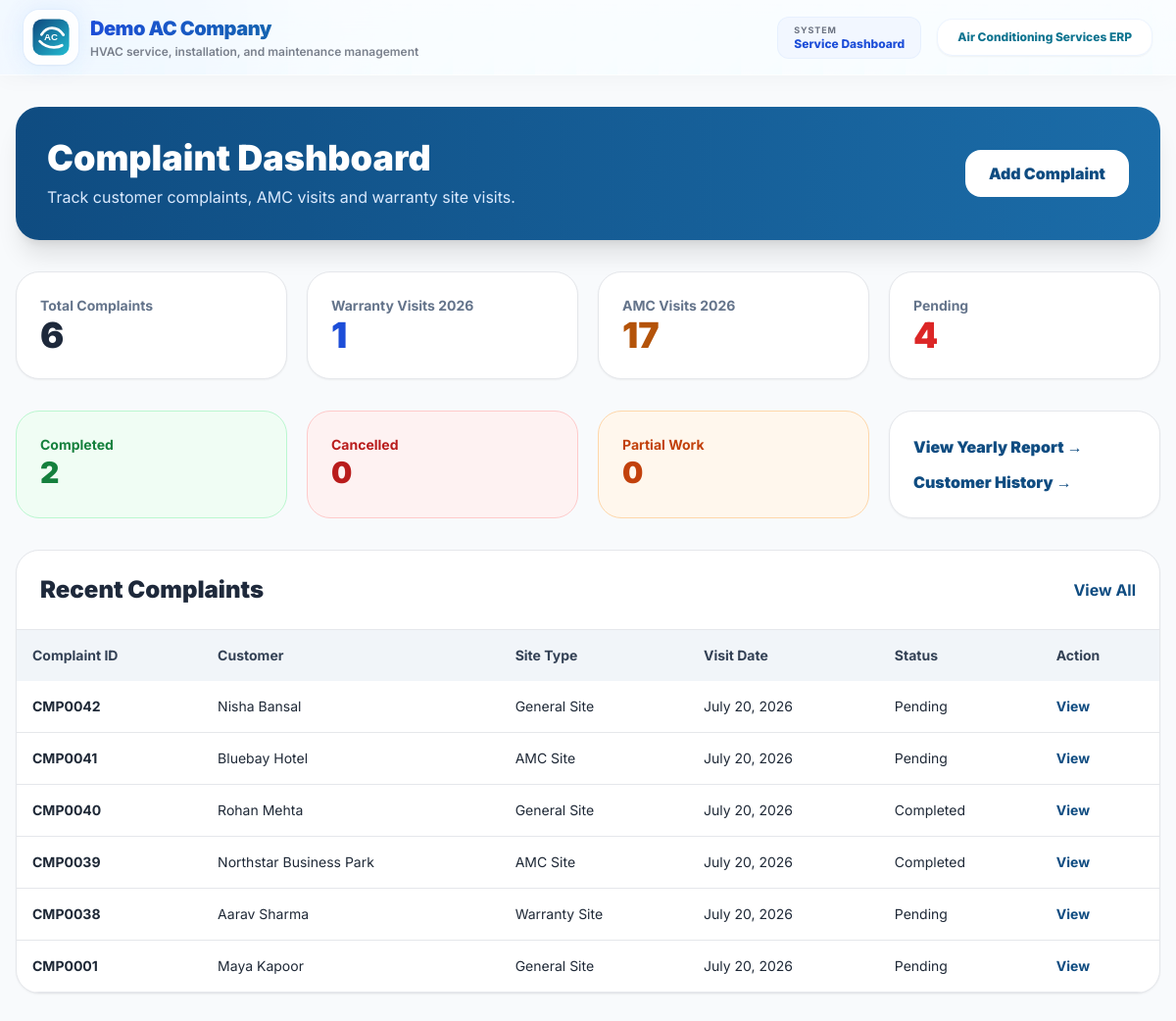
Screenshot of /complaints/ with the database file from the repository.
### complaints/models.py (models this page shows, shortened)
class CustomerComplaint(models.Model):
    SITE_TYPE_CHOICES = (
        ("WARRANTY", "Warranty Site"),
        ("AMC", "AMC Site"),
        ("GENERAL", "General Site"),
    )
    STATUS_CHOICES = (
        ("PENDING", "Pending"),
        ("COMPLETED", "Completed"),
        ("CANCELLED", "Cancelled"),
        ("PARTIAL", "Partial Work"),
    )
    complaint_id = models.CharField(
        max_length=20,
        unique=True,
        blank=True
    )
    customer = models.ForeignKey(
        Customer,
        on_delete=models.CASCADE,
        related_name="complaints"
    )
    site_type = models.CharField(
        max_length=20,
        choices=SITE_TYPE_CHOICES,
        default="GENERAL"
    )
    visit_date = models.DateField(
        default=timezone.localdate
    )
    no_of_technicians = models.PositiveIntegerField(
        default=1
    )
    complaint_title = models.CharField(
        max_length=200
    )
    complaint_description = models.TextField(
        blank=True,
        null=True
    )
    work_done = models.TextField(
        blank=True,
        null=True
    )
    status = models.CharField(
        max_length=20,
        choices=STATUS_CHOICES,
        default="PENDING"
    )
    remarks = models.TextField(
        blank=True,
        null=True
    )
    created_at = models.DateTimeField(auto_now_add=True)
    updated_at = models.DateTimeField(auto_now=True)
    class Meta:
        ordering = ["-visit_date", "-id"]

### customers/models.py (models this page shows, shortened)
class Customer(models.Model):
    CUSTOMER_CATEGORY_CHOICES = (
        ("GENERAL", "General Customer"),
        ("WARRANTY", "Warranty Customer"),
        ("AMC", "AMC Customer"),
    )
    customer_id = models.CharField(max_length=20, unique=True, blank=True)
    customer_category = models.CharField(
        max_length=20,
        choices=CUSTOMER_CATEGORY_CHOICES,
        default="GENERAL"
    )
    customer_name = models.CharField(max_length=200)
    company_name = models.CharField(max_length=200, blank=True, null=True)
    phone_number = models.CharField(max_length=15)
    whatsapp_number = models.CharField(max_length=15, blank=True, null=True)
    email = models.EmailField(blank=True, null=True)
    gst_number = models.CharField(max_length=30, blank=True, null=True)
    address = models.TextField(blank=True, null=True)
    landmark = models.CharField(max_length=200, blank=True, null=True)
    city = models.CharField(max_length=100, blank=True, null=True)
    state = models.CharField(max_length=100, blank=True, null=True)
    pincode = models.CharField(max_length=10, blank=True, null=True)
    remarks = models.TextField(blank=True, null=True)
    warranty_start_date = models.DateField(blank=True, null=True)
    warranty_end_date = models.DateField(blank=True, null=True)
    amc_start_date = models.DateField(blank=True, null=True)
    amc_end_date = models.DateField(blank=True, null=True)
    is_active = models.BooleanField(default=True)
    created_by = models.ForeignKey(
        User,
        on_delete=models.SET_NULL,
        blank=True,
        null=True,
        related_name="created_customers"
    )
    created_at = models.DateTimeField(auto_now_add=True)
    updated_at = models.DateTimeField(auto_now=True)
    class Meta:
        ordering = ["-id"]

### complaints/views.py (the view)
# urls.py: path("", views.complaint_dashboard, name="complaint_dashboard"),
def complaint_dashboard(request):
    current_year = timezone.localdate().year
    total_complaints = CustomerComplaint.objects.count()
    completed_visits = [
        visit
        for customer in Customer.objects.all()
        for visit in _customer_visit_history(customer)
        if visit["date"].year == current_year
    ]
    warranty_visits_year = sum(
        "Warranty" in visit["type"] for visit in completed_visits
    )
    amc_visits_year = sum(
        "AMC" in visit["type"] for visit in completed_visits
    )
    completed_count = CustomerComplaint.objects.filter(
        status="COMPLETED"
    ).count()
    pending_count = CustomerComplaint.objects.filter(
        status="PENDING"
    ).count()
    partial_count = CustomerComplaint.objects.filter(
        status="PARTIAL"
    ).count()
    cancelled_count = CustomerComplaint.objects.filter(
        status="CANCELLED"
    ).count()
    recent_complaints = CustomerComplaint.objects.select_related(
        "customer"
    ).order_by("-id")[:10]
    context = {
        "current_year": current_year,
        "total_complaints": total_complaints,
        "warranty_visits_year": warranty_visits_year,
        "amc_visits_year": amc_visits_year,
        "completed_count": completed_count,
        "pending_count": pending_count,
        "partial_count": partial_count,
        "cancelled_count": cancelled_count,
        "recent_complaints": recent_complaints,
    }
    return render(request, "complaints/complaint_dashboard.html", context)

### puriaccooling/context_processors.py (called while the page is built)
def branding(request):
    return {"BRAND": APP_BRANDING}

### templates/complaints/complaint_dashboard.html (shortened to what this page needs)
{% extends 'base.html' %}
{% block content %}
<div class="min-h-screen bg-slate-50 px-4 py-8">
    <div class="max-w-7xl mx-auto">
        <div class="bg-gradient-to-r from-[#0F4C81] to-[#1B6CA8] rounded-3xl p-8 shadow-xl mb-8">
            <div class="flex justify-between items-center">
                <div>
                    <h1 class="text-4xl font-black text-white">
                        Complaint Dashboard
                    </h1>
                    <p class="text-blue-100 mt-2">
                        Track customer complaints, AMC visits and warranty site visits.
                    </p>
                </div>
                <a href="{% url 'add_complaint' %}"
                   class="bg-white text-[#0F4C81] px-6 py-3 rounded-2xl font-black">
                    Add Complaint
                </a>
            </div>
        </div>
        <div class="grid grid-cols-1 md:grid-cols-4 gap-5 mb-8">
            <div class="bg-white p-6 rounded-3xl border shadow-sm">
                <p class="text-sm text-slate-500 font-bold">Total Complaints</p>
                <h2 class="text-4xl font-black text-slate-800">{{ total_complaints }}</h2>
            </div>
            <div class="bg-white p-6 rounded-3xl border shadow-sm">
                <p class="text-sm text-slate-500 font-bold">Warranty Visits {{ current_year }}</p>
                <h2 class="text-4xl font-black text-blue-700">{{ warranty_visits_year }}</h2>
            </div>
            <div class="bg-white p-6 rounded-3xl border shadow-sm">
                <p class="text-sm text-slate-500 font-bold">AMC Visits {{ current_year }}</p>
                <h2 class="text-4xl font-black text-amber-700">{{ amc_visits_year }}</h2>
            </div>
            <div class="bg-white p-6 rounded-3xl border shadow-sm">
                <p class="text-sm text-slate-500 font-bold">Pending</p>
                <h2 class="text-4xl font-black text-red-600">{{ pending_count }}</h2>
            </div>
        </div>
        <div class="grid grid-cols-1 md:grid-cols-4 gap-5 mb-8">
            <div class="bg-green-50 p-6 rounded-3xl border border-green-200">
                <p class="text-sm text-green-700 font-bold">Completed</p>
                <h2 class="text-3xl font-black text-green-700">{{ completed_count }}</h2>
            </div>
            <div class="bg-red-50 p-6 rounded-3xl border border-red-200">
                <p class="text-sm text-red-700 font-bold">Cancelled</p>
                <h2 class="text-3xl font-black text-red-700">{{ cancelled_count }}</h2>
            </div>
            <div class="bg-orange-50 p-6 rounded-3xl border border-orange-200">
                <p class="text-sm text-orange-700 font-bold">Partial Work</p>
                <h2 class="text-3xl font-black text-orange-700">{{ partial_count }}</h2>
            </div>
            <div class="bg-white p-6 rounded-3xl border shadow-sm">
                <a href="{% url 'yearly_visit_report' %}"
                   class="text-[#0F4C81] font-black">
                    View Yearly Report →
                </a>
                <a href="{% url 'customer_service_history_report' %}"
                   class="block mt-3 text-[#0F4C81] font-black">
                    Customer History →
                </a>
            </div>
        </div>
        <div class="bg-white rounded-3xl border shadow-sm overflow-hidden">
            <div class="p-6 border-b flex justify-between items-center">
                <h2 class="text-2xl font-black text-slate-800">
                    Recent Complaints
                </h2>
                <a href="{% url 'complaint_list' %}" class="text-[#0F4C81] font-bold">
                    View All
                </a>
            </div>
            <div class="overflow-x-auto">
                <table class="w-full text-sm">
                    <thead class="bg-slate-100 text-slate-700">
                        <tr>
                            <th class="p-4 text-left">Complaint ID</th>
                            <th class="p-4 text-left">Customer</th>
                            <th class="p-4 text-left">Site Type</th>
                            <th class="p-4 text-left">Visit Date</th>
                            <th class="p-4 text-left">Status</th>
                            <th class="p-4 text-left">Action</th>
                        </tr>
                    </thead>
                    <tbody>
                        {% for complaint in recent_complaints %}
                        <tr class="border-b">
                            <td class="p-4 font-bold">{{ complaint.complaint_id }}</td>
                            <td class="p-4">{{ complaint.customer.customer_name }}</td>
                            <td class="p-4">{{ complaint.get_site_type_display }}</td>
                            <td class="p-4">{{ complaint.visit_date }}</td>
                            <td class="p-4">{{ complaint.get_status_display }}</td>
                            <td class="p-4">
                                <a href="{% url 'complaint_detail' complaint.id %}"
                                   class="text-[#0F4C81] font-bold">
                                    View
                                </a>
                            </td>
                        </tr>
                        {% empty %}
                        <tr>
                            <td colspan="6" class="p-6 text-center text-slate-500">
                                No complaints found.
                            </td>
                        </tr>
                        {% endfor %}
                    </tbody>
                </table>
            </div>
        </div>
    </div>
</div>
{% endblock %}

### templates/base.html (shortened to what this page needs)
{% load static %}
<!DOCTYPE html>
<html lang="en">
<head>
    <script src="https://cdn.tailwindcss.com"></script>
</head>
<body class="min-h-screen bg-gradient-to-br from-sky-50 via-blue-50 to-cyan-100 text-gray-800 soft-grid overflow-x-hidden flex flex-col">
    <div class="fixed inset-0 -z-10 overflow-hidden pointer-events-none">
    </div>
    <nav class="sticky top-0 z-50 border-b border-white/70 bg-white/70 backdrop-blur-xl shadow-[0_4px_20px_rgb(0,0,0,0.03)] transition-all duration-300">
        <div class="max-w-[95rem] mx-auto px-4 md:px-6 py-2.5">
            <div class="flex items-center justify-between gap-4">
                <a href="{% url 'dashboard' %}" class="flex items-center gap-3 min-w-0 group cursor-pointer">
                    <div class="relative transition-transform duration-300 ease-in-out group-hover:scale-105">
                        <div class="relative bg-white/90 rounded-2xl shadow-sm p-1.5 ring-1 ring-blue-100/50 backdrop-blur-sm">
                            <img
                                src="{% static 'images/demo_logo.svg' %}"
                                alt="Company Logo"
                                class="w-10 h-10 md:w-11 md:h-11 object-cover rounded-xl"
                            >
                        </div>
                    </div>
                    <div class="min-w-0 transition-transform duration-300 group-hover:translate-x-1">
                        <h1 class="text-lg md:text-xl font-black text-transparent bg-clip-text bg-gradient-to-r from-blue-700 to-cyan-700 tracking-tight truncate">
                        </h1>
                        <p class="text-[10px] md:text-xs text-gray-500/90 font-semibold mt-0.5 truncate">
                            {{ BRAND.TAGLINE }}
                        </p>
                    </div>
                </a>
                <div class="hidden lg:flex items-center gap-4">
                    <div class="px-4 py-2 rounded-xl bg-blue-50/80 border border-blue-100/50 backdrop-blur-md transition-all duration-300 hover:shadow-sm">
                        <p class="text-[9px] text-gray-500 font-bold uppercase tracking-widest leading-none">
                            System
                        </p>
                        <p class="text-xs text-blue-700 font-extrabold mt-1 leading-none">
                            Service Dashboard
                        </p>
                    </div>
                    <div class="bg-white/80 rounded-2xl shadow-sm px-5 py-3 border border-blue-100/50 backdrop-blur-md">
                        <p class="text-xs text-cyan-700 font-extrabold leading-none">{{ BRAND.APP_NAME }}</p>
                    </div>
                </div>
            </div>
        </div>
    </nav>
    <main class="flex-grow animate-fade-in-up">
        {% block content %}
        {% endblock %}
    </main>
</body>
</html>

### templates/base.html (style rules this page uses)
body { font-family: 'Inter', sans-serif; scroll-behavior: smooth; }
.soft-grid { background-image: linear-gradient(rgba(59, 130, 246, 0.08) 1px, transparent 1px), linear-gradient(90deg, rgba(59, 130, 246, 0.08) 1px, transparent 1px); background-size: 42px 42px; }
.animate-fade-in-up { animation: fade-in-up 0.5s cubic-bezier(0.16, 1, 0.3, 1) forwards; }

### rows the page displays
CustomerComplaint: complaint_id "CMP0042", customer.customer_name "Nisha Bansal", site_type "General Site", visit_date "July 20, 2026", status "Pending"
CustomerComplaint: complaint_id "CMP0041", customer.customer_name "Bluebay Hotel", site_type "AMC Site", visit_date "July 20, 2026", status "Pending"
CustomerComplaint: complaint_id "CMP0040", customer.customer_name "Rohan Mehta", site_type "General Site", visit_date "July 20, 2026", status "Completed"
CustomerComplaint: complaint_id "CMP0039", customer.customer_name "Northstar Business Park", site_type "AMC Site", visit_date "July 20, 2026", status "Completed"
CustomerComplaint: complaint_id "CMP0038", customer.customer_name "Aarav Sharma", site_type "Warranty Site", visit_date "July 20, 2026", status "Pending"
CustomerComplaint: complaint_id "CMP0001", customer.customer_name "Maya Kapoor", site_type "General Site", visit_date "July 20, 2026", status "Pending"

### other values shown
{{ BRAND.TAGLINE }} "HVAC service, installation, and maintenance management"
{{ BRAND.APP_NAME }} "Air Conditioning Services ERP"
{{ total_complaints }} "6"
{{ current_year }} "2026"
{{ warranty_visits_year }} "1"
{{ amc_visits_year }} "17"
{{ pending_count }} "4"
{{ completed_count }} "2"
{{ cancelled_count }} "0"
{{ partial_count }} "0"
